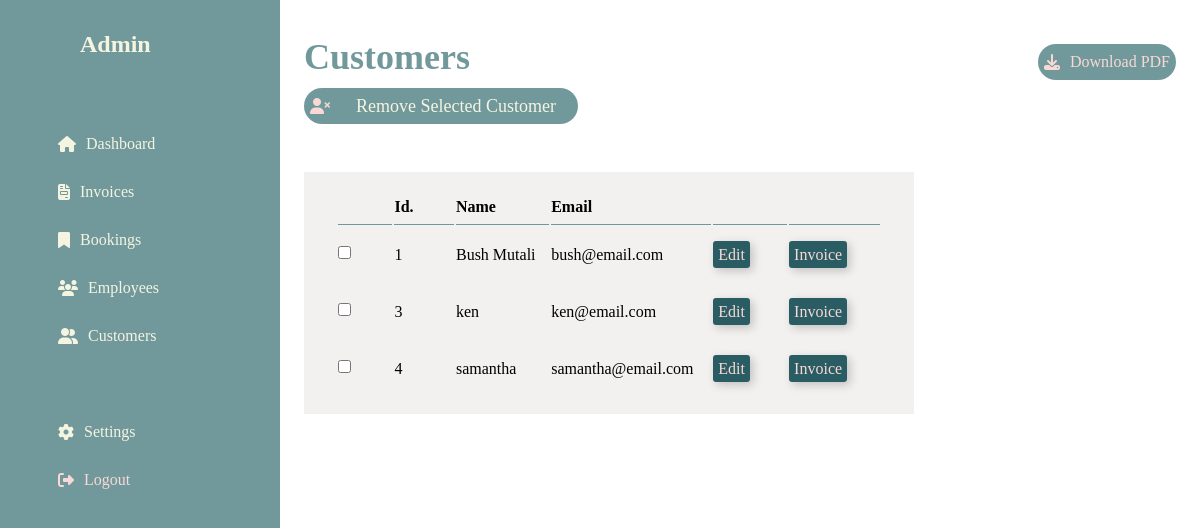
The page /admin/dashboard.php?customers on the database its author committed.
### tables this page shows
CREATE TABLE `customers` (
  `id` int(11) NOT NULL,
  `customer_name` varchar(50) NOT NULL DEFAULT '0',
  `customer_email` varchar(200) NOT NULL,
  `customer_password` varchar(200) NOT NULL
);

### admin/customers.php (the view)
<div class="customer-admin-page scroll">
                <form method="post" action="../config/forms.php">
                <div class="header-title">
                    <a href="" class="btn-download">
                        <i class="fa-solid fa-user-xmark"></i>
                        <span class="text"><input type="submit" name="delete-customer" value="Remove Selected Customer"></span>
                    </a>
                </div>
                     <table class="scroll">
                    <thead>
                        <tr>
                        <th> </th>
                        <th>Id.</th>
                        <th>Name</th>
                        <th>Email</th>
                        <th> </th>
                        <th> </th>
                        </tr>
                    </thead>
                        <tbody>
                        <?php foreach ($customers as $customer): ?>
                        <tr>
                            <td><input type="checkbox" name="username[]" value="<?=$customer['id']?>"></td>
                            <td><?=$customer['id']?></td>
                            <td><?=$customer['customer_name']?></td>
                            <td><?=$customer['customer_email']?></td>
                            <td><a href="edit.php?id=<?= $customer['id']; ?>&name=<?= $customer['customer_name'];?>&email=<?= $customer['customer_email'];?>">edit</a></td>
                            <td><a href="">Invoice</a></td>
                        </tr>
                        <?php endforeach; ?>
                    </tbody>
                </table>
                </form>
            </div>

### assets/styles/style.css (style rules this page uses)
* { padding: 0; margin: 0; box-sizing: border-box; text-rendering: optimizeLegibility; font-family: 'nunito'; }
:root { --pale-pink: #FF007F; --lavender: #F8D9D6; --creamy-yellow: #F4F4E1; --mint-green: #FEFFF6; --sky: #f3f0f0; --chocolate-brown: #71999c; --chocolate-red: #2a5c63; }
html { scroll-behavior: smooth; }
body { position: relative; }
#content main .header-title { display: flex; align-items: center; justify-content: space-between; grid-gap: 16px; flex-wrap: wrap; }
#content main .header-title .btn-download { height: 36px; padding: 0 6px; border-radius: 36px; background: var(--chocolate-brown); color: var(--lavender); display: flex; align-items: center; grid-gap: 10px; font-weight: 500; text-decoration: none; }
.text input { background: none; border: none; text-transform: capitalize; color: var(--creamy-yellow); font-size: 18px; cursor: pointer; }
.customer-admin-page form table { width: 70%; text-align: left; margin-top: 3rem; background: var(--sky); padding: 1rem 2rem; height: auto; }
.customer-admin-page form table tr { height: 35px; width: 100%; }
.customer-admin-page form table tr th { font-size: 16px; margin-bottom: 2rem; width: 15rem; border-bottom: 1px solid var(--chocolate-brown); }
.customer-admin-page form table tr th:nth-child(2) { border-bottom: 1px solid var(--chocolate-brown); }
.customer-admin-page form table tr th:nth-child(3) { border-bottom: 1px solid var(--chocolate-brown); }
.customer-admin-page form table tr th:nth-child(4) { border-bottom: 1px solid var(--chocolate-brown); }
.customer-admin-page form table tr td { height: 35px; padding: .5rem 0; }
.customer-admin-page form table tr td a { text-decoration: none; background: var(--chocolate-red); padding: 5px; width: 100%; text-align: center; text-transform: capitalize; color: var(--lavender); border-radius: 3px; box-shadow: 3px 3px 10px rgba(0, 0, 0, 0.2); transition: .2s ease; }
.order-page form .form-input select, input { height: 35px; padding: 0 1rem; background: none; outline: none; border: 1px solid var(--chocolate-brown); }

### rows shown on the page
customers: id "1", customer_name "Bush Mutali", customer_email "bush@email.com"
customers: id "3", customer_name "ken", customer_email "ken@email.com"
customers: id "4", customer_name "samantha", customer_email "samantha@email.com"
